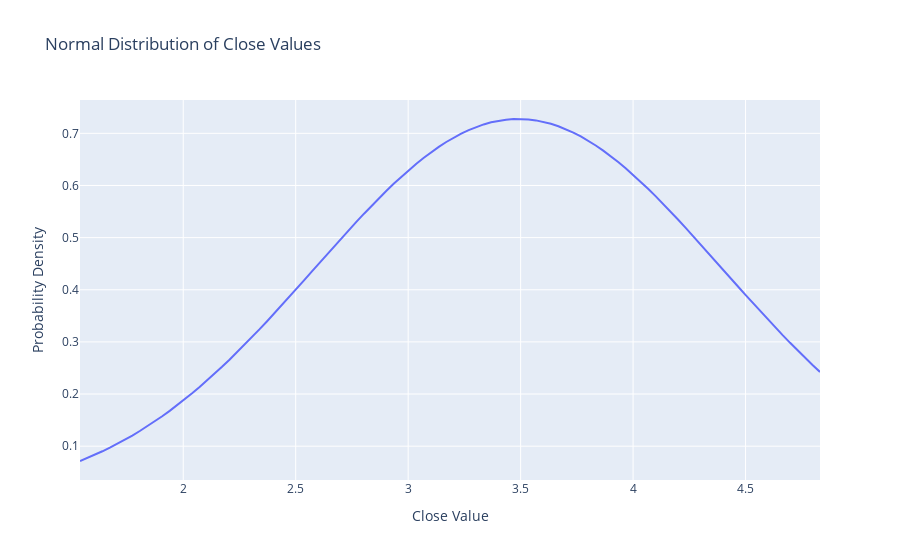

The notebook cell this image was saved under:
### Code cell
# Создание нормального распределения
mean_min_top_min_log_returns = top_min_log_returns['close'].mean()
std_dev_min_top_min_log_returns = top_min_log_returns['close'].std()
x_min_top_min_log_returns = np.linspace(mean_min_top_min_log_returns - 3*std_dev_min_top_min_log_returns, mean_min_top_min_log_returns + 3*std_dev_min_top_min_log_returns, 100)
y_min_top_min_log_returns = (1/(std_dev_min_top_min_log_returns * np.sqrt(2 * np.pi))) * np.exp(-0.5 * ((x - mean_min_top_min_log_returns) / std_dev_min_top_min_log_returns) ** 2)

# Создание графика
fig = px.line(x=x_min_top_min_log_returns, y=y_min_top_min_log_returns, labels={'x':'Close Value', 'y':'Probability Density'}, title='Normal Distribution of Close Values')
fig.show()

max_y_index_min_log_returns = np.argmax(y_min_top_min_log_returns)
x_at_max_y_min_log_returns  = x_min_top_min_log_returns[max_y_index_min_log_returns]

print("Примерный уровень сопротивления:", x_at_max_y_min_log_returns)

### Figure 1 — Plotly figure (JSON) as saved in the notebook; plotly's stock layout.template omitted (floating-point values rounded to 4 significant figures)
{"data": [{"hovertemplate": "Close Value=%{x}<br>Probability Density=%{y}<extra></extra>", "legendgroup": "", "line": {"color": "#636efa", "dash": "solid"}, "marker": {"symbol": "circle"}, "mode": "lines", "name": "", "orientation": "v", "showlegend": false, "type": "scatter", "x": [1.541, 1.574, 1.608, 1.641, 1.674, 1.707, 1.74, 1.774, 1.807, 1.84, 1.873, 1.907, 1.94, 1.973, 2.006, 2.04, 2.073, 2.106, 2.139, 2.172, 2.206, 2.239, 2.272, 2.305, 2.339, 2.372, 2.405, 2.438, 2.472, 2.505, 2.538, 2.571, 2.604, 2.638, 2.671, 2.704, 2.737, 2.771, 2.804, 2.837, 2.87, 2.904, 2.937, 2.97, 3.003, 3.036, 3.07, 3.103, 3.136, 3.169, 3.203, 3.236, 3.269, 3.302, 3.336, 3.369, 3.402, 3.435, 3.468, 3.502, 3.535, 3.568, 3.601, 3.635, 3.668, 3.701, 3.734, 3.768, 3.801, 3.834, 3.867, 3.9, 3.934, 3.967, 4.0, 4.033, 4.067, 4.1, 4.133, 4.166, 4.2, 4.233, 4.266, 4.299, 4.332, 4.366, 4.399, 4.432, 4.465, 4.499, 4.532, 4.565, 4.598, 4.632, 4.665, 4.698, 4.731, 4.764, 4.798, 4.831], "xaxis": "x", "y": [0.07157, 0.07741, 0.08361, 0.09019, 0.09715, 0.1045, 0.1123, 0.1205, 0.1291, 0.1381, 0.1476, 0.1575, 0.1678, 0.1786, 0.1898, 0.2014, 0.2135, 0.226, 0.2389, 0.2522, 0.2658, 0.2799, 0.2942, 0.3089, 0.3239, 0.3392, 0.3547, 0.3704, 0.3863, 0.4023, 0.4185, 0.4347, 0.4509, 0.467, 0.4832, 0.4991, 0.515, 0.5306, 0.5459, 0.561, 0.5756, 0.5899, 0.6037, 0.617, 0.6297, 0.6418, 0.6533, 0.6641, 0.6741, 0.6834, 0.6919, 0.6995, 0.7063, 0.7122, 0.7171, 0.7211, 0.7242, 0.7263, 0.7274, 0.7275, 0.7267, 0.7248, 0.722, 0.7183, 0.7136, 0.708, 0.7014, 0.694, 0.6858, 0.6767, 0.6669, 0.6563, 0.645, 0.6331, 0.6205, 0.6074, 0.5937, 0.5796, 0.565, 0.5501, 0.5348, 0.5193, 0.5035, 0.4875, 0.4715, 0.4553, 0.4391, 0.4229, 0.4067, 0.3907, 0.3747, 0.359, 0.3434, 0.3281, 0.313, 0.2982, 0.2838, 0.2696, 0.2559, 0.2425], "yaxis": "y"}], "layout": {"legend": {"tracegroupgap": 0}, "title": {"text": "Normal Distribution of Close Values"}, "xaxis": {"anchor": "y", "domain": [0, 1], "title": {"text": "Close Value"}}, "yaxis": {"anchor": "x", "domain": [0, 1], "title": {"text": "Probability Density"}}}}
